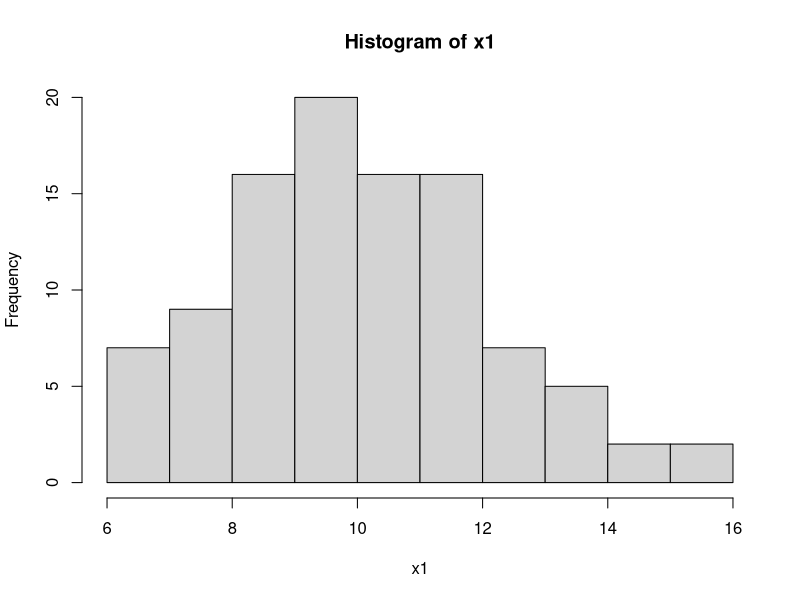
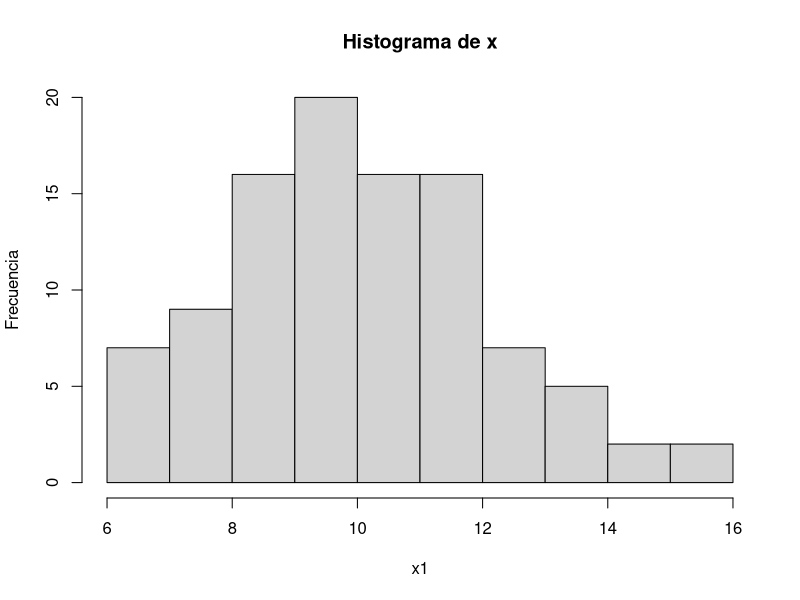
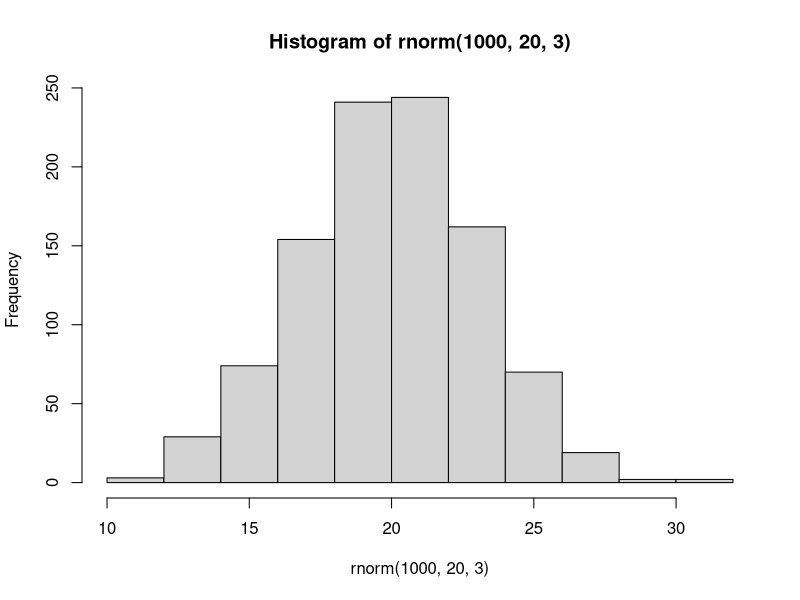
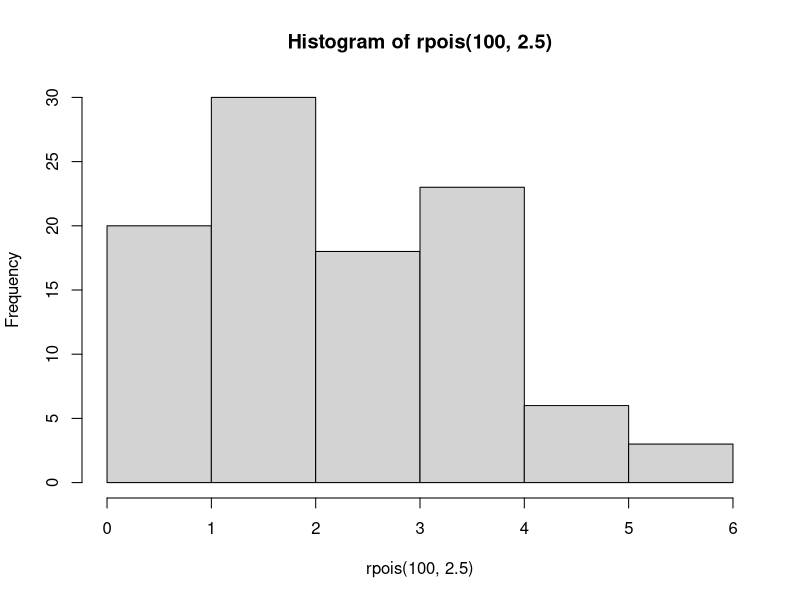
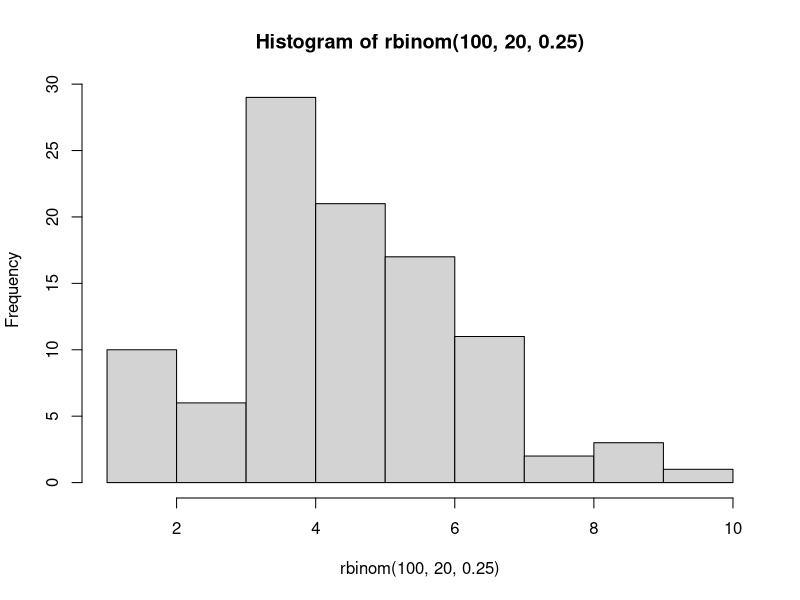
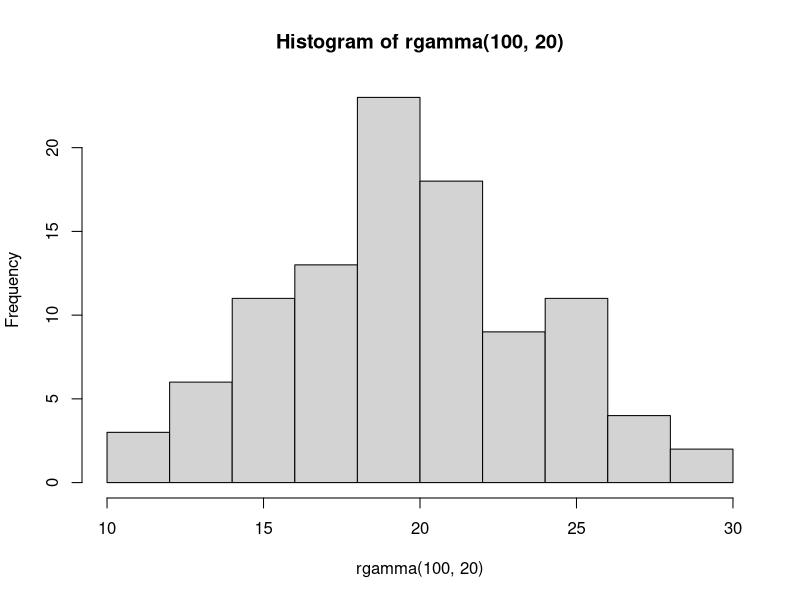
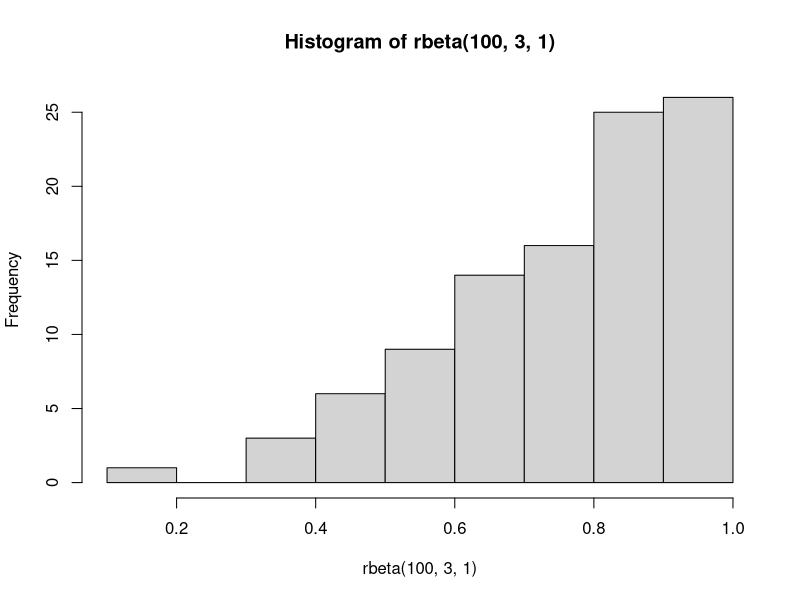
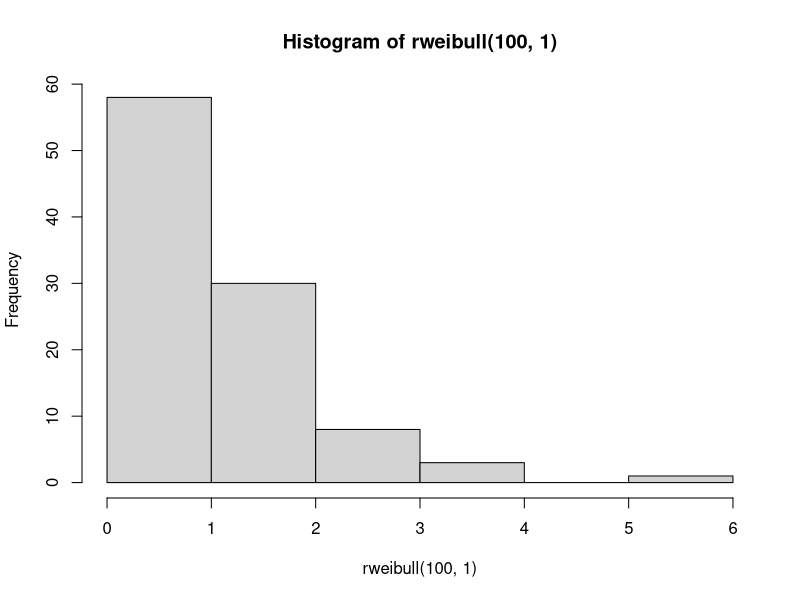

Generate these figures, in order, with R:

setwd("C:/Users/aspr/Desktop/da/R_Examples")
set.seed(2018)
x1<-rnorm(100, 10,2)
y1<-rnorm(100, 5.5)
x2<-rnorm(100, 10,1)
y2<-rnorm(100, 3.5)*x1


#histograma
hist(x1)
hist(x1, main = "Histograma de x", ylab = "Frecuencia")
hist(rnorm(1000, 20, 3))
hist(rpois(100,2.5))
hist(rbinom(100,20,.25))
hist(rgamma(100,20))
hist(rbeta(100,3,1))
hist(rweibull(100,1))
?Distributions

##steam and leaf
stem(x1)

print(x1)
summary(x1)

stem(x2)
hist(x2)


#boxplot
boxplot(x1,main="Boxplot de x1",ylab="x1")

boxplot(x1,x2, names=c("x1", "x2"),
        ylab="Puntos", xlab="Grupos",
        main="Figura 1. GRaficas de caja para la variable x")

#barplot
?barplot
z<-rpois(10,3)
barplot(z)

data()

VADeaths

mp <- barplot(VADeaths) # default
tot <- colMeans(VADeaths)
print(tot)
text(mp, tot + 3, format(tot), xpd = TRUE, col = "blue")
barplot(VADeaths, beside = TRUE,
        col = c("lightblue", "mistyrose", "lightcyan",
                "lavender", "cornsilk"),
        , ylim = c(0, 80))
title(main = "Death Rates in Virginia", font.main = 4)

#Graficas de funciones matematicas
z <- seq(-3,3,0.01)
?dnorm
fdp<-dnorm(z)
plot(z,fdp,type="l")
polygon(c(z[z<=-1],-1),c(fdp[z<=-1],fdp[z==-3]),col="red")
?polygon

# fdp <-funcion densidad de probabilidad
# Se crea una funcion que grafique el area bajo la curva normal estandar

area<-function(x=0){
  z<-seq(-3,3,0.01)
  fdp<-dnorm(z)
  plot(z,fdp,type="l")
  polygon(c(z[z<=x],x),c(fdp[z<=x],fdp[z==-3]),col="red")
}

area()
area(2)
area(-2)         


#Funcion de makeham
X<-1:100
A<-.00007
B<-.0005
C<-10^.04
mu<-A+B*C^X
plot(X,mu,type="l")
makeham<-function(A,B,C){
  plot(X,A+B*C^X,type="l",main="Funcion de Makeham")
}
makeham(.00007,.0005,1.09)
makeham(A,B,C)

# curva de Ricker
x<-0:100
yA<-482*x*exp(-0.045*x)
yB<-518*x*exp(-0.055*x)

plot(c(x,x),c(yA,yB),xlab="peces",ylab="padres", type="n")
lines(x, yA, lty=1, col="blue")
lines(x, yB, lty=2, col="red")



xp<-sample(0:100,20)
yAp<- 518*xp*exp(-0.055*xp)
yAp<-yAp+50*rnorm(20,0,8)

points(xp,yAp)
?rnorm
